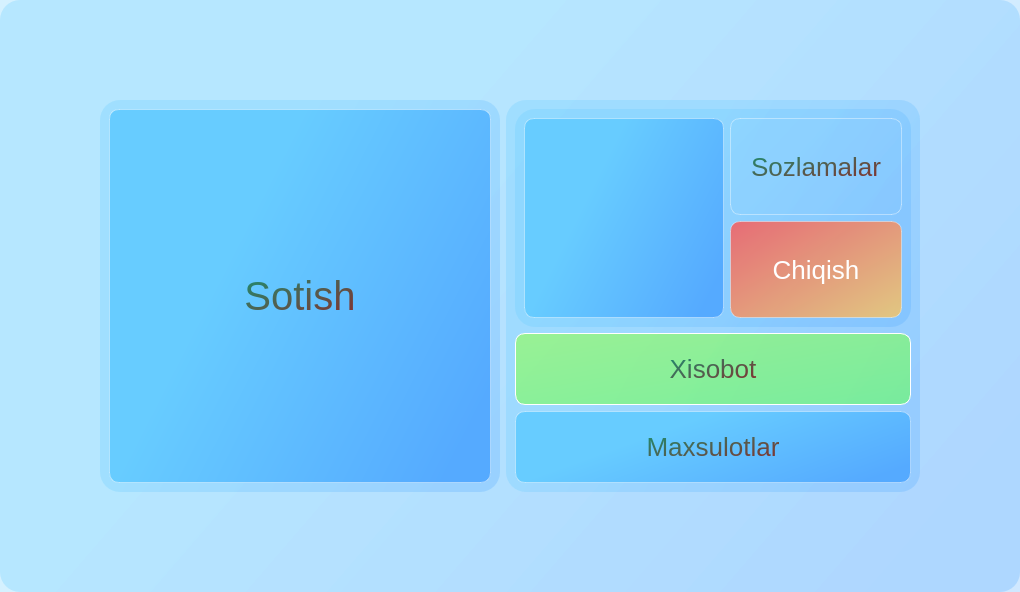
      <widget class="QWidget" name="menu">
       <property name="styleSheet">
        <string notr="true">QWidget{
	background-color: rgb(85, 170, 255);
background-color: qlineargradient(spread:pad, x1:0, y1:0.25, x2:1, y2:0.75, stop:0.306818 rgba(103, 204, 255, 70), stop:1 rgba(85, 170, 255, 70));
border-radius: 20px;}
QPushButton {
border: 1px solid rgba(255,255,255,100);
border-radius: 10px;
font-size: 26px;
font-family: &quot;Segoe UI Black&quot;;
color: qlineargradient(spread:pad, x1:0, y1:0, x2:1, y2:1, stop:0 rgba(28, 144, 114, 255), stop:1 rgba(138, 43, 43, 255));
background-color: qlineargradient(spread:pad, x1:0, y1:0.25, x2:1, y2:0.75, stop:0.306818 rgba(103, 204, 255, 255), stop:1 rgba(85, 170, 255, 255));
}
QPushButton:hover{
background-color: rgb(98, 195, 255);
}</string>
       </property>
       <layout class="QHBoxLayout" name="horizontalLayout">
        <property name="leftMargin">
         <number>100</number>
        </property>
        <property name="topMargin">
         <number>100</number>
        </property>
        <property name="rightMargin">
         <number>100</number>
        </property>
        <property name="bottomMargin">
         <number>100</number>
        </property>
        <item>
         <widget class="QFrame" name="frame_5">
          <property name="minimumSize">
           <size>
            <width>400</width>
            <height>0</height>
           </size>
          </property>
          <property name="frameShape">
           <enum>QFrame::StyledPanel</enum>
          </property>
          <property name="frameShadow">
           <enum>QFrame::Raised</enum>
          </property>
          <layout class="QVBoxLayout" name="verticalLayout_3">
           <item>
            <widget class="QPushButton" name="pushButton_2">
             <property name="sizePolicy">
              <sizepolicy hsizetype="Minimum" vsizetype="Minimum">
               <horstretch>0</horstretch>
               <verstretch>3</verstretch>
              </sizepolicy>
             </property>
             <property name="cursor">
              <cursorShape>PointingHandCursor</cursorShape>
             </property>
             <property name="styleSheet">
              <string notr="true">font-size: 40px;
padding: 20px;</string>
             </property>
             <property name="text">
              <string>Sotish</string>
             </property>
            </widget>
           </item>
          </layout>
         </widget>
        </item>
        <item>
         <widget class="QFrame" name="frame">
          <property name="frameShape">
           <enum>QFrame::StyledPanel</enum>
          </property>
          <property name="frameShadow">
           <enum>QFrame::Raised</enum>
          </property>
          <layout class="QVBoxLayout" name="verticalLayout_2">
           <item>
            <widget class="QFrame" name="frame_7">
             <property name="sizePolicy">
              <sizepolicy hsizetype="Preferred" vsizetype="Preferred">
               <horstretch>0</horstretch>
               <verstretch>1</verstretch>
              </sizepolicy>
             </property>
             <property name="frameShape">
              <enum>QFrame::StyledPanel</enum>
             </property>
             <property name="frameShadow">
              <enum>QFrame::Raised</enum>
             </property>
             <layout class="QHBoxLayout" name="horizontalLayout_4">
              <item>
               <widget class="QPushButton" name="pushButton_18">
                <property name="sizePolicy">
                 <sizepolicy hsizetype="Minimum" vsizetype="Minimum">
                  <horstretch>0</horstretch>
                  <verstretch>3</verstretch>
                 </sizepolicy>
                </property>
                <property name="minimumSize">
                 <size>
                  <width>200</width>
                  <height>200</height>
                 </size>
                </property>
                <property name="maximumSize">
                 <size>
                  <width>200</width>
                  <height>200</height>
                 </size>
                </property>
                <property name="cursor">
                 <cursorShape>PointingHandCursor</cursorShape>
                </property>
                <property name="styleSheet">
                 <string notr="true">font-size: 40px;
padding: 20px;</string>
                </property>
                <property name="text">
                 <string/>
                </property>
                <property name="icon">
                 <iconset>
                  <normaloff>icons/unlock.png</normaloff>
                  <activeoff>icons/lock.png</activeoff>icons/unlock.png</iconset>
                </property>
                <property name="iconSize">
                 <size>
                  <width>50</width>
                  <height>50</height>
                 </size>
                </property>
               </widget>
              </item>
              <item>
               <widget class="QFrame" name="frame_6">
                <property name="sizePolicy">
                 <sizepolicy hsizetype="Preferred" vsizetype="Preferred">
                  <horstretch>0</horstretch>
                  <verstretch>1</verstretch>
                 </sizepolicy>
                </property>
                <property name="minimumSize">
                 <size>
                  <width>0</width>
                  <height>100</height>
                 </size>
                </property>
                <property name="maximumSize">
                 <size>
                  <width>16777215</width>
                  <height>200</height>
                 </size>
                </property>
                <property name="styleSheet">
                 <string notr="true">background-color: rgba(0, 0, 0, 0);</string>
                </property>
                <property name="frameShape">
                 <enum>QFrame::StyledPanel</enum>
                </property>
                <property name="frameShadow">
                 <enum>QFrame::Raised</enum>
                </property>
                <layout class="QVBoxLayout" name="verticalLayout_5">
                 <property name="leftMargin">
                  <number>0</number>
                 </property>
                 <property name="topMargin">
                  <number>0</number>
                 </property>
                 <property name="rightMargin">
                  <number>0</number>
                 </property>
                 <property name="bottomMargin">
                  <number>0</number>
                 </property>
                 <item>
                  <widget class="QPushButton" name="pushButton_3">
                   <property name="sizePolicy">
                    <sizepolicy hsizetype="Minimum" vsizetype="Minimum">
                     <horstretch>0</horstretch>
                     <verstretch>1</verstretch>
                    </sizepolicy>
                   </property>
                   <property name="cursor">
                    <cursorShape>PointingHandCursor</cursorShape>
                   </property>
                   <property name="styleSheet">
                    <string notr="true">padding: 20px;</string>
                   </property>
                   <property name="text">
                    <string>Sozlamalar</string>
                   </property>
                  </widget>
                 </item>
                 <item>
                  <widget class="QPushButton" name="pushButton_4">
                   <property name="sizePolicy">
                    <sizepolicy hsizetype="Minimum" vsizetype="Minimum">
                     <horstretch>0</horstretch>
                     <verstretch>1</verstretch>
                    </sizepolicy>
                   </property>
                   <property name="cursor">
                    <cursorShape>PointingHandCursor</cursorShape>
                   </property>
                   <property name="styleSheet">
                    <string notr="true">QPushButton{
color: white;
background-color: qlineargradient(spread:pad, x1:0, y1:0, x2:1, y2:1, stop:0 rgba(255, 80, 80, 200), stop:1 rgba(250, 200, 95, 200));
padding: 20px;
}
QPushButton:hover{
background-color: rgba(97, 192, 255, 50);
color: qlineargradient(spread:pad, x1:0, y1:0, x2:1, y2:1, stop:0 rgba(255, 80, 80, 255), stop:1 rgba(250, 200, 95, 255));
}</string>
                   </property>
                   <property name="text">
                    <string>Chiqish</string>
                   </property>
                  </widget>
                 </item>
                </layout>
               </widget>
              </item>
             </layout>
            </widget>
           </item>
           <item>
            <widget class="QPushButton" name="pushButton_17">
             <property name="sizePolicy">
              <sizepolicy hsizetype="Minimum" vsizetype="Minimum">
               <horstretch>0</horstretch>
               <verstretch>1</verstretch>
              </sizepolicy>
             </property>
             <property name="cursor">
              <cursorShape>PointingHandCursor</cursorShape>
             </property>
             <property name="styleSheet">
              <string notr="true">QPushButton{
border: 1px solid white;
background-color: qlineargradient(spread:pad, x1:0, y1:0, x2:1, y2:1, stop:0 rgba(150, 255, 80, 155), stop:1 rgba(100, 255, 95, 155));
padding: 20px;
}
QPushButton:hover{
background-color: qlineargradient(spread:pad, x1:0, y1:0, x2:1, y2:1, stop:0 rgba(150, 255, 80, 255), stop:1 rgba(100, 255, 95, 255));
}</string>
             </property>
             <property name="text">
              <string>Xisobot</string>
             </property>
            </widget>
           </item>
           <item>
            <widget class="QPushButton" name="pushButton">
             <property name="sizePolicy">
              <sizepolicy hsizetype="Minimum" vsizetype="Minimum">
               <horstretch>0</horstretch>
               <verstretch>1</verstretch>
              </sizepolicy>
             </property>
             <property name="cursor">
              <cursorShape>PointingHandCursor</cursorShape>
             </property>
             <property name="styleSheet">
              <string notr="true">
padding: 20px;</string>
             </property>
             <property name="text">
              <string>Maxsulotlar</string>
             </property>
            </widget>
           </item>
          </layout>
         </widget>
        </item>
       </layout>
      </widget>
